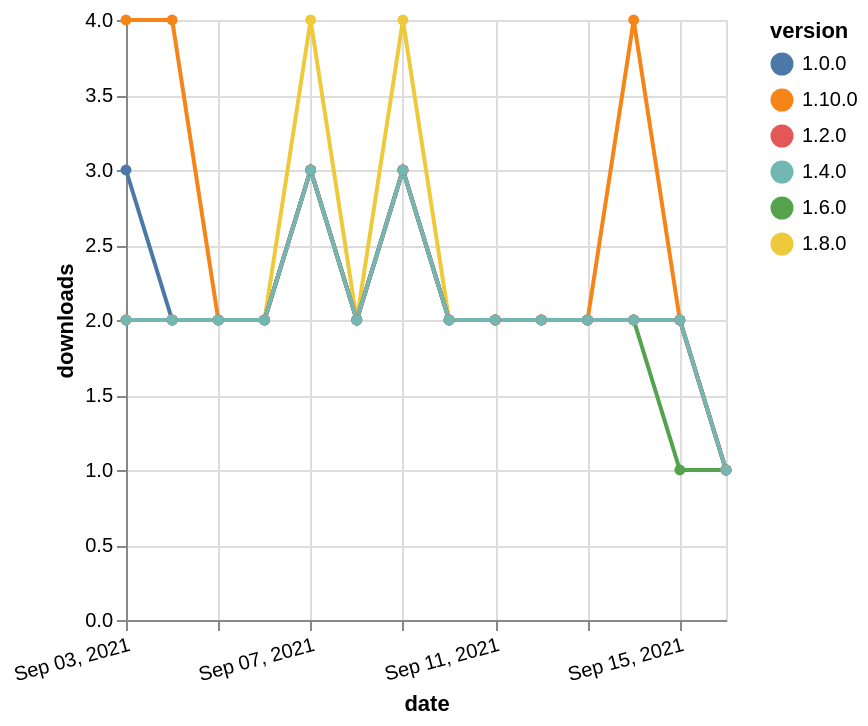

Source (Vega-Lite JSON):
### Vega-Lite specification from a JSON file in a GitHub repository (floating-point values rounded to 4 significant figures)
{"$schema": "https://vega.github.io/schema/vega-lite/v5.json", "description": "A simple bar chart with embedded data.", "data": {"values": [{"date": "2021-09-03", "total": 997, "delta": 2, "version": "1.6.0"}, {"date": "2021-09-04", "total": 999, "delta": 2, "version": "1.6.0"}, {"date": "2021-09-05", "total": 1001, "delta": 2, "version": "1.6.0"}, {"date": "2021-09-06", "total": 1003, "delta": 2, "version": "1.6.0"}, {"date": "2021-09-07", "total": 1006, "delta": 3, "version": "1.6.0"}, {"date": "2021-09-08", "total": 1008, "delta": 2, "version": "1.6.0"}, {"date": "2021-09-09", "total": 1011, "delta": 3, "version": "1.6.0"}, {"date": "2021-09-10", "total": 1013, "delta": 2, "version": "1.6.0"}, {"date": "2021-09-11", "total": 1015, "delta": 2, "version": "1.6.0"}, {"date": "2021-09-12", "total": 1017, "delta": 2, "version": "1.6.0"}, {"date": "2021-09-13", "total": 1019, "delta": 2, "version": "1.6.0"}, {"date": "2021-09-14", "total": 1021, "delta": 2, "version": "1.6.0"}, {"date": "2021-09-15", "total": 1022, "delta": 1, "version": "1.6.0"}, {"date": "2021-09-16", "total": 1023, "delta": 1, "version": "1.6.0"}, {"date": "2021-09-03", "total": 685, "delta": 2, "version": "1.8.0"}, {"date": "2021-09-04", "total": 687, "delta": 2, "version": "1.8.0"}, {"date": "2021-09-05", "total": 689, "delta": 2, "version": "1.8.0"}, {"date": "2021-09-06", "total": 691, "delta": 2, "version": "1.8.0"}, {"date": "2021-09-07", "total": 695, "delta": 4, "version": "1.8.0"}, {"date": "2021-09-08", "total": 697, "delta": 2, "version": "1.8.0"}, {"date": "2021-09-09", "total": 701, "delta": 4, "version": "1.8.0"}, {"date": "2021-09-10", "total": 703, "delta": 2, "version": "1.8.0"}, {"date": "2021-09-11", "total": 705, "delta": 2, "version": "1.8.0"}, {"date": "2021-09-12", "total": 707, "delta": 2, "version": "1.8.0"}, {"date": "2021-09-13", "total": 709, "delta": 2, "version": "1.8.0"}, {"date": "2021-09-14", "total": 711, "delta": 2, "version": "1.8.0"}, {"date": "2021-09-15", "total": 713, "delta": 2, "version": "1.8.0"}, {"date": "2021-09-16", "total": 714, "delta": 1, "version": "1.8.0"}, {"date": "2021-09-03", "total": 215, "delta": 4, "version": "1.10.0"}, {"date": "2021-09-04", "total": 219, "delta": 4, "version": "1.10.0"}, {"date": "2021-09-05", "total": 221, "delta": 2, "version": "1.10.0"}, {"date": "2021-09-06", "total": 223, "delta": 2, "version": "1.10.0"}, {"date": "2021-09-07", "total": 226, "delta": 3, "version": "1.10.0"}, {"date": "2021-09-08", "total": 228, "delta": 2, "version": "1.10.0"}, {"date": "2021-09-09", "total": 231, "delta": 3, "version": "1.10.0"}, {"date": "2021-09-10", "total": 233, "delta": 2, "version": "1.10.0"}, {"date": "2021-09-11", "total": 235, "delta": 2, "version": "1.10.0"}, {"date": "2021-09-12", "total": 237, "delta": 2, "version": "1.10.0"}, {"date": "2021-09-13", "total": 239, "delta": 2, "version": "1.10.0"}, {"date": "2021-09-14", "total": 243, "delta": 4, "version": "1.10.0"}, {"date": "2021-09-15", "total": 245, "delta": 2, "version": "1.10.0"}, {"date": "2021-09-16", "total": 246, "delta": 1, "version": "1.10.0"}, {"date": "2021-09-03", "total": 2044, "delta": 3, "version": "1.0.0"}, {"date": "2021-09-04", "total": 2046, "delta": 2, "version": "1.0.0"}, {"date": "2021-09-05", "total": 2048, "delta": 2, "version": "1.0.0"}, {"date": "2021-09-06", "total": 2050, "delta": 2, "version": "1.0.0"}, {"date": "2021-09-07", "total": 2053, "delta": 3, "version": "1.0.0"}, {"date": "2021-09-08", "total": 2055, "delta": 2, "version": "1.0.0"}, {"date": "2021-09-09", "total": 2058, "delta": 3, "version": "1.0.0"}, {"date": "2021-09-10", "total": 2060, "delta": 2, "version": "1.0.0"}, {"date": "2021-09-11", "total": 2062, "delta": 2, "version": "1.0.0"}, {"date": "2021-09-12", "total": 2064, "delta": 2, "version": "1.0.0"}, {"date": "2021-09-13", "total": 2066, "delta": 2, "version": "1.0.0"}, {"date": "2021-09-14", "total": 2068, "delta": 2, "version": "1.0.0"}, {"date": "2021-09-15", "total": 2070, "delta": 2, "version": "1.0.0"}, {"date": "2021-09-16", "total": 2071, "delta": 1, "version": "1.0.0"}, {"date": "2021-09-03", "total": 1608, "delta": 2, "version": "1.2.0"}, {"date": "2021-09-04", "total": 1610, "delta": 2, "version": "1.2.0"}, {"date": "2021-09-05", "total": 1612, "delta": 2, "version": "1.2.0"}, {"date": "2021-09-06", "total": 1614, "delta": 2, "version": "1.2.0"}, {"date": "2021-09-07", "total": 1617, "delta": 3, "version": "1.2.0"}, {"date": "2021-09-08", "total": 1619, "delta": 2, "version": "1.2.0"}, {"date": "2021-09-09", "total": 1622, "delta": 3, "version": "1.2.0"}, {"date": "2021-09-10", "total": 1624, "delta": 2, "version": "1.2.0"}, {"date": "2021-09-11", "total": 1626, "delta": 2, "version": "1.2.0"}, {"date": "2021-09-12", "total": 1628, "delta": 2, "version": "1.2.0"}, {"date": "2021-09-13", "total": 1630, "delta": 2, "version": "1.2.0"}, {"date": "2021-09-14", "total": 1632, "delta": 2, "version": "1.2.0"}, {"date": "2021-09-15", "total": 1634, "delta": 2, "version": "1.2.0"}, {"date": "2021-09-16", "total": 1635, "delta": 1, "version": "1.2.0"}, {"date": "2021-09-03", "total": 1461, "delta": 2, "version": "1.4.0"}, {"date": "2021-09-04", "total": 1463, "delta": 2, "version": "1.4.0"}, {"date": "2021-09-05", "total": 1465, "delta": 2, "version": "1.4.0"}, {"date": "2021-09-06", "total": 1467, "delta": 2, "version": "1.4.0"}, {"date": "2021-09-07", "total": 1470, "delta": 3, "version": "1.4.0"}, {"date": "2021-09-08", "total": 1472, "delta": 2, "version": "1.4.0"}, {"date": "2021-09-09", "total": 1475, "delta": 3, "version": "1.4.0"}, {"date": "2021-09-10", "total": 1477, "delta": 2, "version": "1.4.0"}, {"date": "2021-09-11", "total": 1479, "delta": 2, "version": "1.4.0"}, {"date": "2021-09-12", "total": 1481, "delta": 2, "version": "1.4.0"}, {"date": "2021-09-13", "total": 1483, "delta": 2, "version": "1.4.0"}, {"date": "2021-09-14", "total": 1485, "delta": 2, "version": "1.4.0"}, {"date": "2021-09-15", "total": 1487, "delta": 2, "version": "1.4.0"}, {"date": "2021-09-16", "total": 1488, "delta": 1, "version": "1.4.0"}]}, "width": "container", "mark": {"type": "line", "point": {"filled": true}}, "encoding": {"x": {"field": "date", "type": "temporal", "timeUnit": "yearmonthdate", "title": "date", "axis": {"labelAngle": -15}}, "y": {"field": "delta", "type": "quantitative", "title": "downloads"}, "color": {"field": "version", "type": "nominal"}, "tooltip": {"field": "delta"}}}
